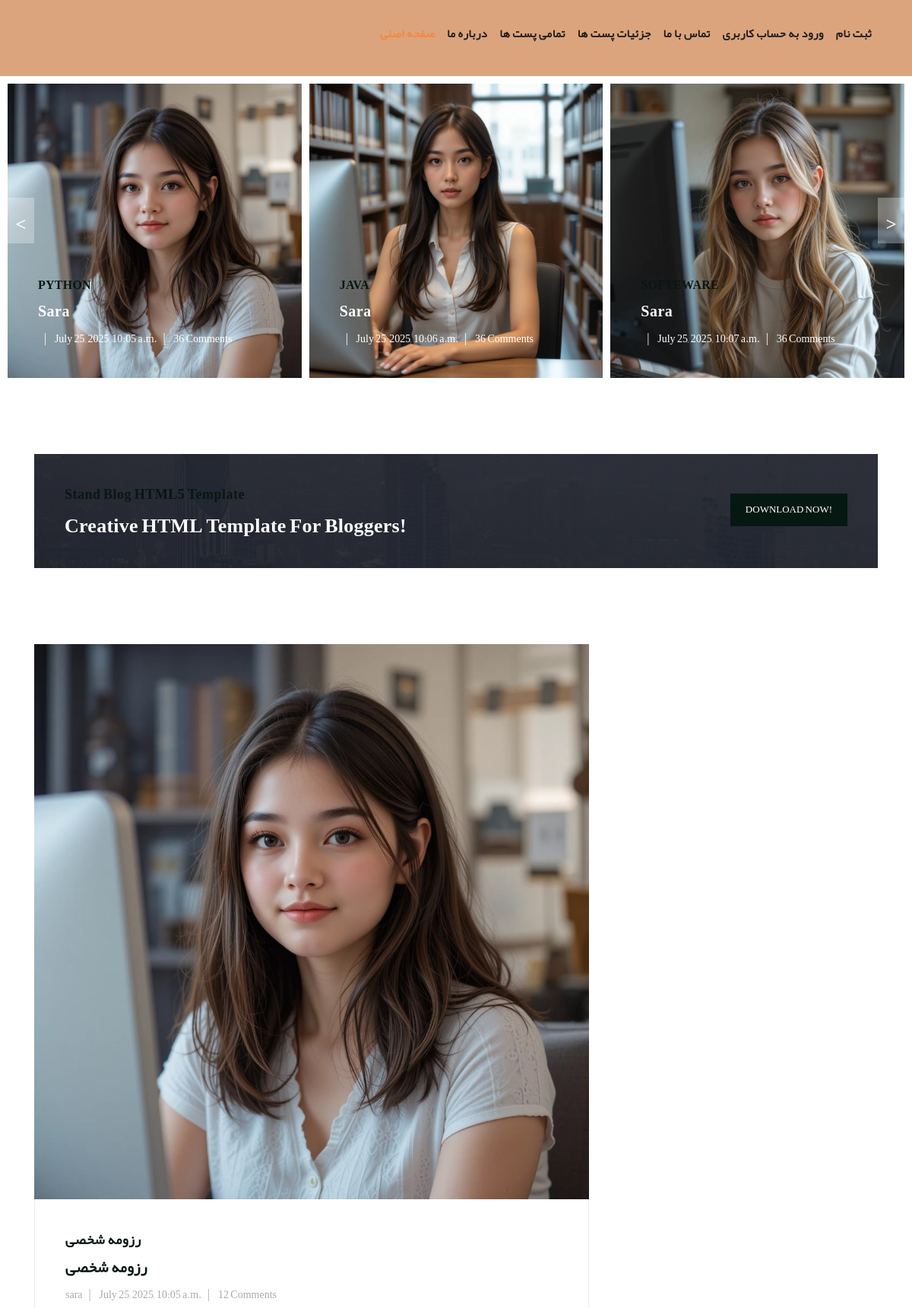
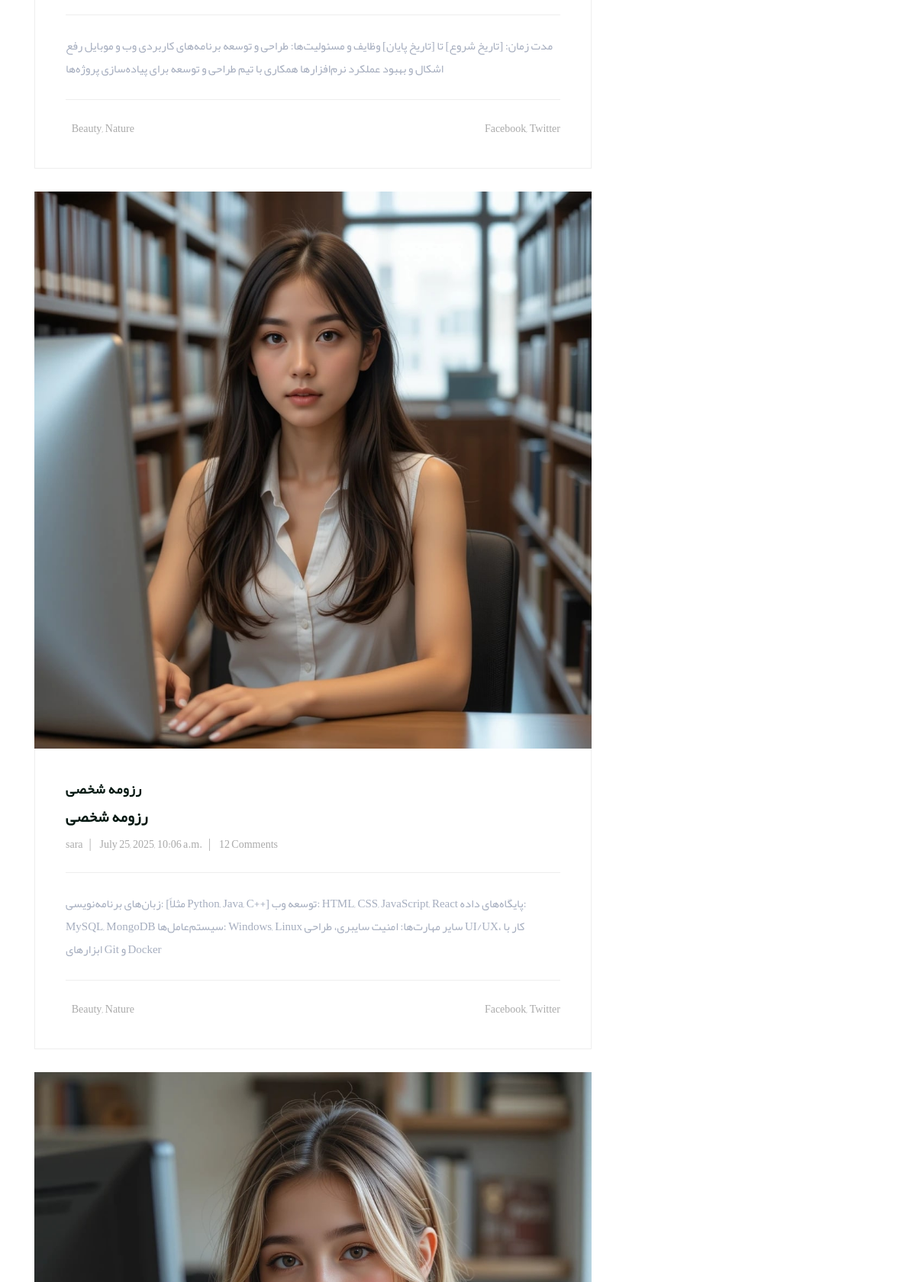
The page / (upper part) on the database its author committed (2 pictures, top to bottom).
### blog_app/models.py (models this page shows, shortened)
class Article(models.Model):
    author = models.ForeignKey(User,on_delete= models.CASCADE)
    category = models.ManyToManyField(Category,related_name='articles')
    title = models.CharField(max_length=70)
    body = models.TextField()
    image = models.ImageField(upload_to='images/articles')
    created = models.DateTimeField(auto_now_add=True)
    updated = models.DateTimeField(auto_now=True)

class Category(models.Model):
    title = models.CharField(max_length=20)
    created = models.DateTimeField(auto_now_add=True)
    def __str__(self):
        return self.title

### home_app/views.py (the view)
# urls.py: path('',views.home,name='home'),
def home(request):
    article = Article.objects.all()
    recent_article = Article.objects.all().order_by('-created')[:3]
    return render(request,'home_app/index.html', {
        'articles':article ,
        'recent_articles':recent_article,
        })

### context_processors/context_processors.py (called while the page is built)
def recent_articels(request):
    recent_articels = Article.objects.order_by('-created')
    category = Category.objects.all()
    return {'recent_article':recent_articels , 'categories':category}

### home_app/templates/home_app/index.html (shortened to what this page needs)
{% extends "base.html" %}
{% load static %}
{% load render_partial %}
{% block main %}
    <div class="main-banner header-text">
      <div class="container-fluid">
        <div class="owl-banner owl-carousel">
          {% for article in articles %}
            <div class="item">
            <a href="{% url "blog:article_detail" article.id %}"><img src="{{article.image.url}}"
              alt="{{article.title}}"></a>
            <div class="item-content">
              <div class="main-content">
                <div class="meta-category">
                 <a href="{% url "blog:article_detail" article.id %}"> <span>{{article.category.first}}</span></a>
                </div>
                <a href="{% url "blog:article_detail" article.id %}"><h4>{{article.author.username}}</h4></a>
                <ul class="post-info">
                  <li><a href="{% url "blog:article_detail" article.id %}"></a></li>
                  <li><a href="{% url "blog:article_detail" article.id %}">{{article.created}}</a></li>
                  <li><a href="{% url "blog:article_detail" article.id %}">36 Comments</a></li>
                </ul>
              </div>
            </div>
          </div>
          {% endfor %}
        </div>
      </div>
    </div>
    <section class="call-to-action">
      <div class="container">
        <div class="row">
          <div class="col-lg-12">
            <div class="main-content">
              <div class="row">
                <div class="col-lg-8">
                  <span>Stand Blog HTML5 Template</span>
                  <h4>Creative HTML Template For Bloggers!</h4>
                </div>
                <div class="col-lg-4">
                  <div class="main-button">
                    <a rel="nofollow" href="https://templatemo.com/tm-551-stand-blog"
                     target="_parent">Download Now!</a>
                  </div>
                </div>
              </div>
            </div>
          </div>
        </div>
      </div>
    </section>
    <section class="blog-posts">
      <div class="container">
        <div class="row">
          <div class="col-lg-8">
            <div class="all-blog-posts">
              <div class="row">
                {% for item in articles %}
                <div class="col-lg-12">
                  <div class="blog-post">
                    <div class="blog-thumb">
                      <img src="{{item.image.url}}" alt="">
                    </div>
                    <div class="down-content">
                      <span>{{item.title}}</span>
                      <a href="post-details.html"><h4>{{item.title}}</h4></a>
                      <ul class="post-info">
                        <li><a href="#">{{item.author.username}}</a></li>
                        <li><a href="#">{{item.created}}</a></li>
                        <li><a href="#">12 Comments</a></li>
                      </ul>
                      <p>{{item.body}}</p>
                      <div class="post-options">
                        <div class="row">
                          <div class="col-6">
                            <ul class="post-tags">
                              <li></li>
                              <li><a href="#">Beauty</a>,</li>
                              <li><a href="#">Nature</a></li>
                            </ul>
                          </div>
                          <div class="col-6">
                            <ul class="post-share">
                              <li></li>
                              <li><a href="#">Facebook</a>,</li>
                              <li><a href="#"> Twitter</a></li>
                            </ul>
                          </div>
                        </div>
                      </div>
                    </div>
                  </div>
                </div>
                {% endfor %}
              </div>
            </div>
          </div>
          <div class="col-lg-4">
          </div>
        </div>
      </div>
    </section>
{% endblock main %}

### statics/css/templatemo-stand-blog.css (style rules this page uses)
body { font-family:'yekan'; overflow-x: hidden; text-rendering: optimizeLegibility; -webkit-font-smoothing: antialiased; -moz-osx-font-smoothing: grayscale; }
p { margin-bottom: 0px; font-size: 15px; font-weight: 400; color: #A6AEBF; line-height: 30px; }
a { text-decoration: none!important; }
ul { padding: 0; margin: 0; list-style: none; }
h1,h2,h3,h4,h5,h6 { margin: 0px; }
.main-button a { display: inline-block; background-color: #061812; color: #fff; font-size: 13px; font-weight: 500; padding: 12px 20px; text-transform: uppercase; transition: all .3s; }
.main-banner .container-fluid { padding: 0px 10px; margin-bottom: -24px; }
.owl-banner { padding-top: 110px; }
.owl-banner .item { position: relative; }
.owl-banner .item .item-content { position: absolute; bottom: 40px; left: 40px; }
.owl-banner .item .item-content .meta-category span { color: #061812; font-size: 18px; text-transform: uppercase; font-weight: 900; letter-spacing: 0.25px; }
.owl-banner .item .item-content h4 { font-size: 24px; font-weight: 900; color: #fff; letter-spacing: 0.5px; text-transform: capitalize; margin: 10px 0px 12px 0px; }
.owl-banner .item .item-content ul li { display: inline-block; margin-right: 8px; }
.owl-banner .item .item-content ul li:after { content: '|'; color: #fff; margin-left: 8px; }
.owl-banner .item .item-content ul li:last-child::after { display: none; }
.owl-banner .item .item-content ul li a { font-size: 14px; color: #fff; font-weight: 500; transition: all .3s; }
.call-to-action { margin-top: 100px; }
.call-to-action .main-content { padding: 40px; background-image: url(../images/cta-bg.jpg); background-position: center center; background-repeat: no-repeat; background-size: cover; }
.call-to-action .main-content span { color: #061812; font-size: 18px; font-weight: 900; letter-spacing: 0.5px; }
.call-to-action .main-content h4 { margin-bottom: 0px; margin-top: 12px; color: #fff; font-size: 26px; font-weight: 900; letter-spacing: 0.25px; }
.call-to-action .main-content .main-button { text-align: right; margin-top: 12px; }
.blog-posts { margin-top: 100px; }
.blog-posts .blog-post { margin-bottom: 30px; }
.blog-posts .blog-thumb img { width: 100%; overflow: hidden; }
.blog-posts .down-content { padding: 40px; border-right: 1px solid #eee; border-left: 1px solid #eee; border-bottom: 1px solid #eee; }
.blog-posts .down-content span { font-size: 18px; text-transform: uppercase; letter-spacing: 0.5px; font-weight: 900; color: #061812; }
.blog-posts .down-content h4 { font-size: 24px; text-transform: capitalize; letter-spacing: 0.5px; font-weight: 900; color: #061812; margin: 10px 0px 12px 0px; }
.blog-posts .down-content ul.post-info li { display: inline-block; margin-right: 8px; }
.blog-posts .down-content ul.post-info li:after { content: '|'; color: #aaa; margin-left: 8px; }
.blog-posts .down-content h4 { font-size: 20px; letter-spacing: 0.25px; }
.blog-posts .down-content ul.post-info li:last-child::after { display: none; }
.blog-posts .down-content ul.post-info li a { font-size: 14px; color: #aaa; font-weight: 400; transition: all .3s; }
.blog-posts .down-content p { padding: 25px 0px; margin: 25px 0px; border-top: 1px solid #eee; border-bottom: 1px solid #eee; }
.blog-posts .down-content ul.post-share { text-align: right; }
.blog-posts .down-content ul.post-tags li, .blog-posts .down-content ul.post-share li { display: inline-block; }
.blog-posts .down-content ul.post-tags li, .blog-posts .down-content ul.post-share li { color: #aaa; }
.blog-posts .down-content ul.post-tags li a, .blog-posts .down-content ul.post-share li a { font-size: 14px; color: #aaa; font-weight: 400; transition: all .3s; }
@media (max-width: 1250px) { .owl-banner .item .item-content .meta-category span { font-size: 16px; } }
@media (max-width: 1250px) { .owl-banner .item .item-content h4 { font-size: 20px; } }

### rows shown on the page
Article: image (picture), category.first "PYTHON", author.username "Sara", created "July 25, 2025, 10:05 a.m.", title "رزومه شخصی", author.username "sara", body "مدت زمان: [تاریخ شروع] تا [تاریخ پایان] وظایف و مسئولیت‌ها: طراحی و توسعه برنامه‌های کاربردی وب و موبایل رفع اشکال و بهبود عملکرد نرم‌افزارها همکاری با تیم طراحی و توسعه برای پیاده‌سازی پروژه‌ها"
Article: image (picture), category.first "JAVA", author.username "Sara", created "July 25, 2025, 10:06 a.m.", title "رزومه شخصی", author.username "sara", body "زبان‌های برنامه‌نویسی: [مثلاً Python, Java, C++] توسعه وب: HTML, CSS, JavaScript, React پایگاه‌های داده: MySQL, MongoDB سیستم‌عامل‌ها: Windows, Linux سایر مهارت‌ها: امنیت سایبری، طراحی UI/UX، کار با ابزارهای Git و Docker"
Article: image (picture), category.first "SOFTEWARE", author.username "Sara", created "July 25, 2025, 10:07 a.m."
